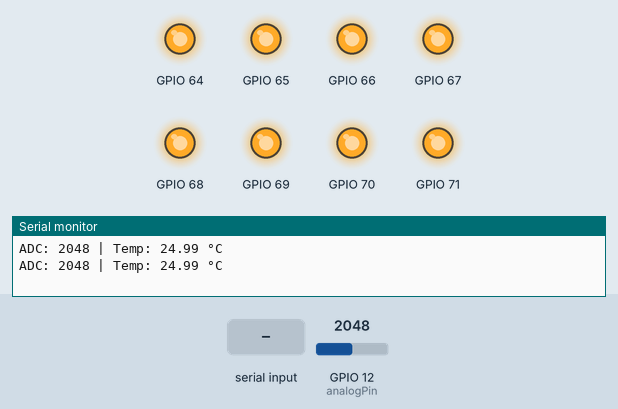
Bench run of a sketch on a simulated ESP32. Parts: output pins drawn as LEDs (lit = HIGH), the last lines printed to the serial monitor. Inputs (shaded band) come from the test bench; at power-on: GPIO 12 (analogPin) = 2048.

Above: at 1.8 s.
1.9 s: "1\n" received over Serial
At 2.6 s:
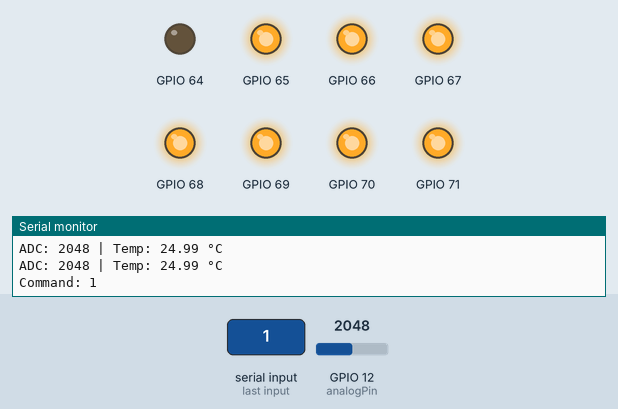
3.5 s: "5\n" received over Serial
At 4.9 s:
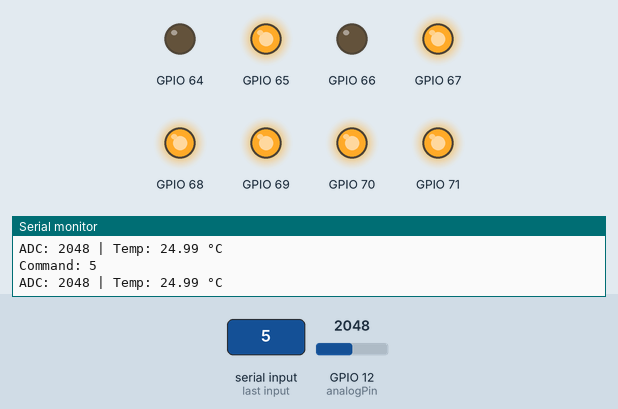
Timing chart, 0 to 6.5 s (numbered marks = the images above; inputs shaded):
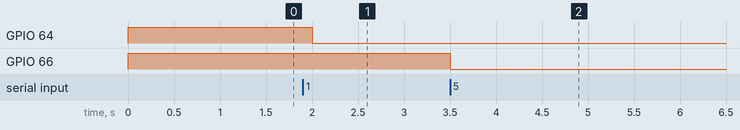

The sketch:

vscomtemp.ino
```cpp
#include <Wire.h>
#include <PCF8574.h>
#include <math.h>

// Thermistor configuration
const int analogPin = 12;
const float seriesResistor = 10000.0;
const float nominalResistance = 10000.0;
const float nominalTemperature = 25.0;
const float betaCoefficient = 3950.0;
const float adcMax = 4095.0;
const float vcc = 3.3;

// PCF8574 I2C setup
PCF8574 pcf8574(0x20);

int a;

void setup() {
  Wire.begin(21, 22);              // ESP32 I2C pins
  Serial.begin(115200);

  pcf8574.begin();

  for (int i = 0; i < 8; i++) {
    pcf8574.pinMode(i, OUTPUT);
    pcf8574.digitalWrite(i, HIGH);  // Default HIGH (relay off)
  }
}

void loop() {
  // Read ADC and calculate temperature (°C)
  int adcValue = analogRead(analogPin);
  float resistance = seriesResistor * ((float)adcValue / (adcMax - adcValue));

  float steinhart = log(resistance / nominalResistance);
  steinhart = 1.0 / (steinhart / betaCoefficient + 1.0 / (nominalTemperature + 273.15));
  float temperatureC = steinhart - 273.15;

  Serial.print("ADC: ");
  Serial.print(adcValue);
  Serial.print(" | Temp: ");
  Serial.print(temperatureC);
  Serial.println(" °C");

  // Read serial command and toggle relays
  if (Serial.available()) {
    a = Serial.parseInt();
    Serial.print("Command: ");
    Serial.println(a);

    if (a >= 1 && a <= 16) {
      int pin = (a - 1) / 2;
      int state = (a % 2 == 1) ? LOW : HIGH;
      pcf8574.digitalWrite(pin, state);
    }
  }

  delay(1000);
}
```

Measured:
- after the input at 1.9 s, GPIO 64: HIGH → LOW after 0.10 s
- after the input at 3.5 s, GPIO 66: HIGH → LOW at once
